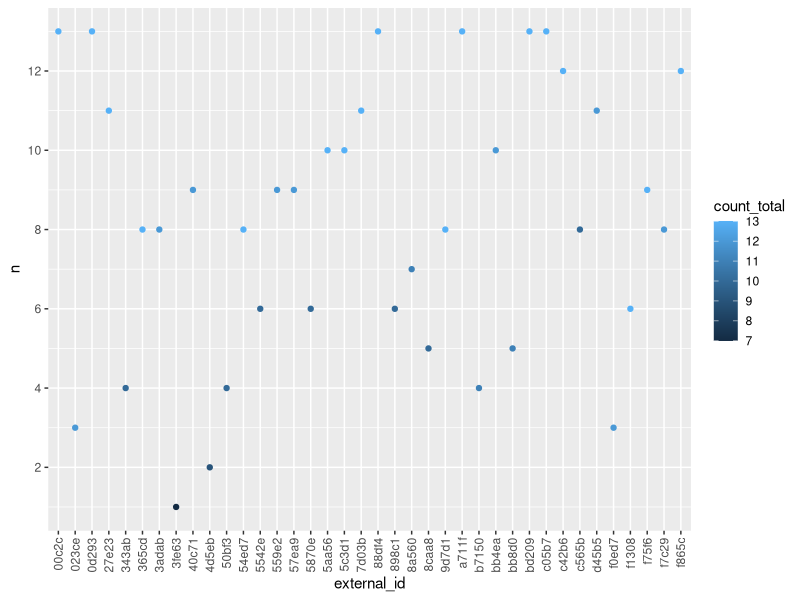
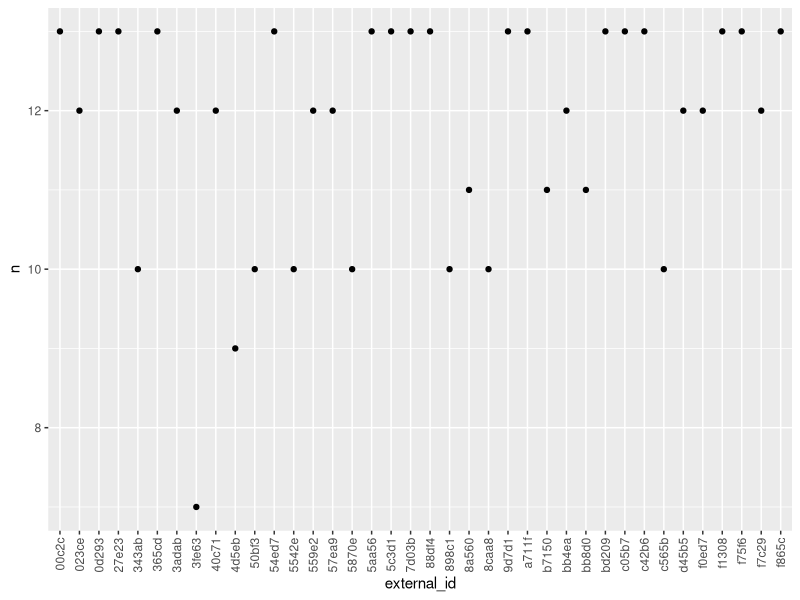
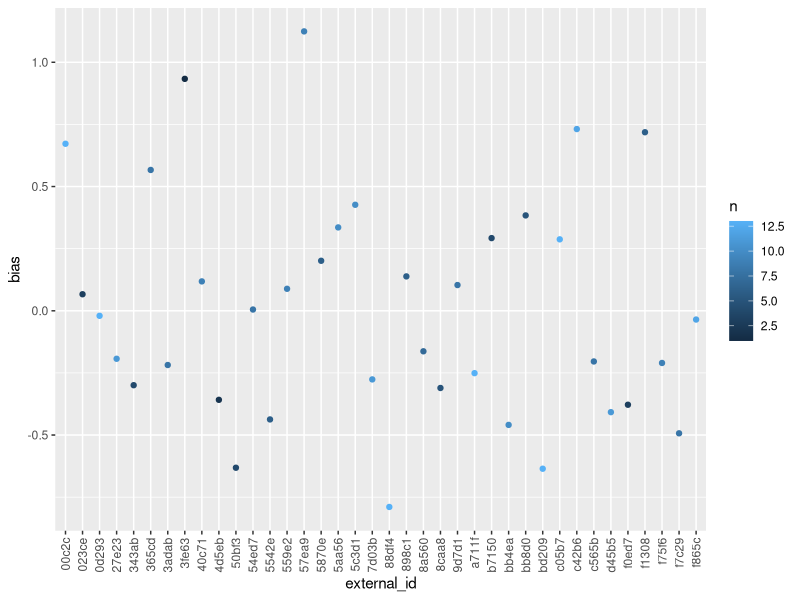
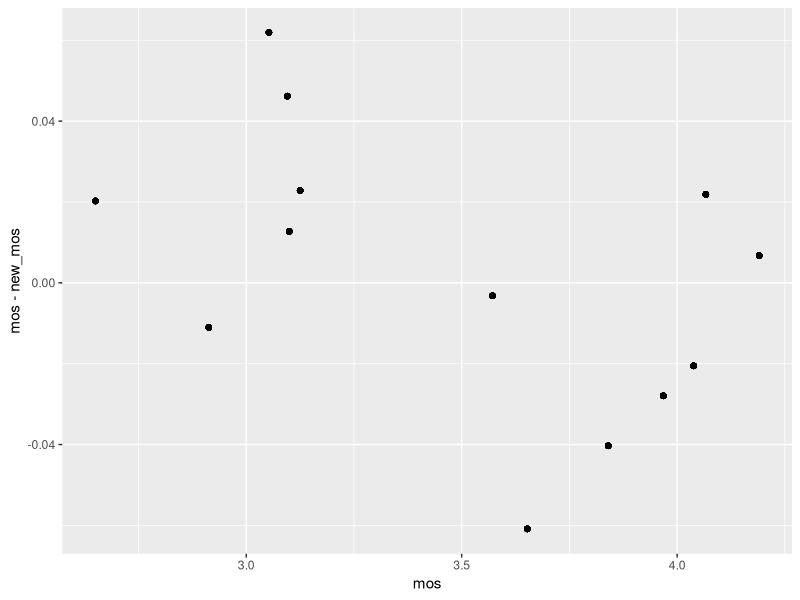
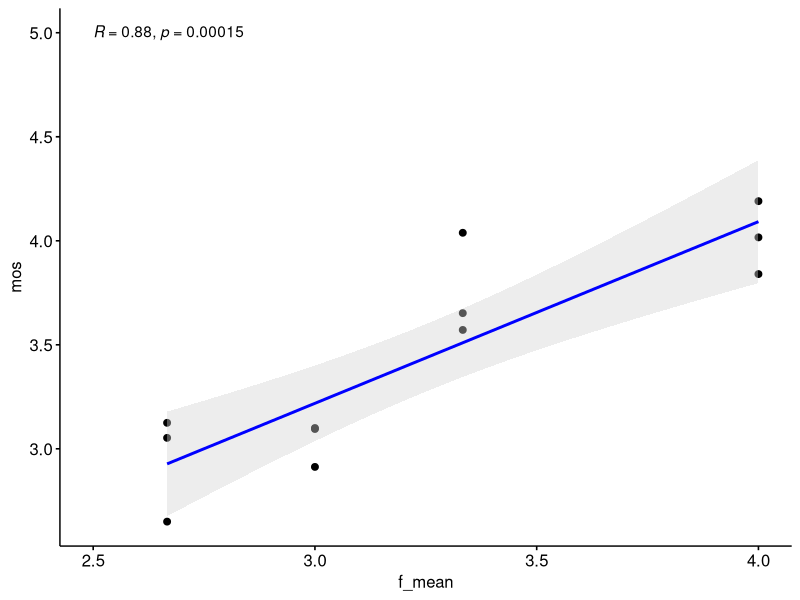
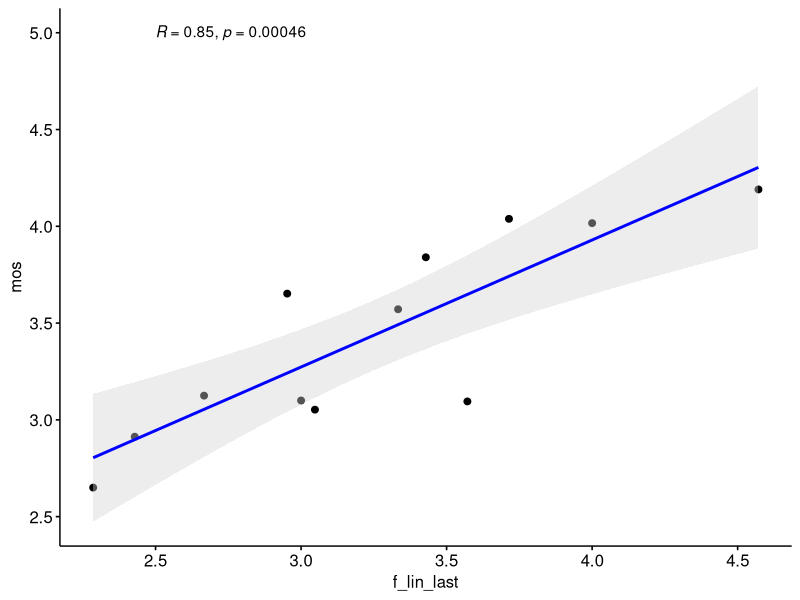
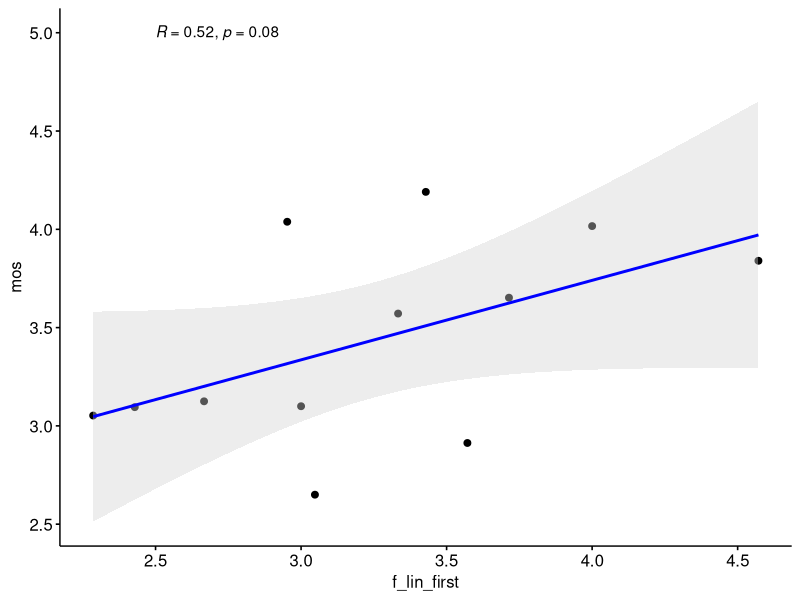
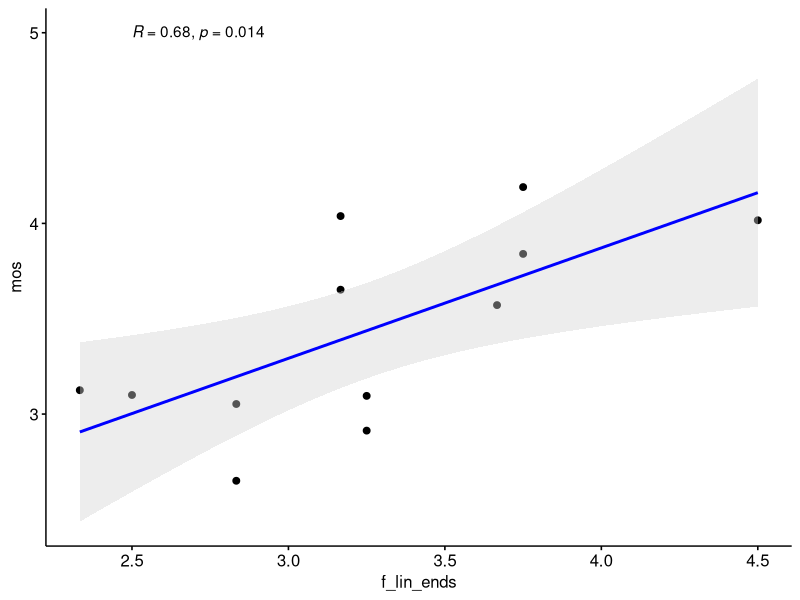

Reproduce these figures in R, in order.
## ---- chunk 1
knitr::opts_chunk$set(echo = TRUE)
library(tidyverse)
library(ggpubr)
## ---- chunk 2
data_by_weeks <- read_csv("phase4_current_results.csv", col_types = "ffnnnnnnnnnnncc")


## ---- chunk 3

data_by_weeks %>%
  group_by(external_id) %>%
  dplyr::summarise(n = sum(n == 7), count_total = n()) %>%
  ggplot(aes(external_id, n, color = count_total)) + geom_point() + 
    theme(axis.text.x = element_text(angle = 90, vjust = 0.5, hjust=1)) + 
    scale_y_continuous(breaks = seq(0, 20, 2)) 

data_by_weeks %>%
  group_by(external_id) %>%
  dplyr::summarise(n = sum(n >= 3)) %>%
  ggplot(aes(external_id, n)) + geom_point() + 
    theme(axis.text.x = element_text(angle = 90, vjust = 0.5, hjust=1)) + 
    scale_y_continuous(breaks = seq(0, 20, 2)) 

data_by_weeks %>%
  filter(n == 7) %>%
  group_by(week) %>%
  dplyr::mutate(mos = mean(q2)) %>%
  ungroup() %>%
  group_by(external_id) %>%
  dplyr::summarize(bias = mean(q2 - mos, na.rm = TRUE), n = n()) %>%
#  mutate(n = as.factor(n)) %>%
  ggplot(aes(external_id, bias, color = n)) + geom_point() + 
    theme(axis.text.x = element_text(angle = 90, vjust = 0.5, hjust=1))

tmp <- data_by_weeks %>%
  filter(n == 7) %>%
  group_by(week) %>%
  mutate(mos = mean(q2)) %>%
  ungroup() 


data_by_weeks %>%
  filter(n == 7) %>%
  group_by(week) %>%
  dplyr::mutate(mos = mean(q2)) %>%
  ungroup() %>%
  group_by(external_id) %>%
  dplyr::mutate(bias = mean(q2 - mos, na.rm = TRUE)) %>%
  ungroup() %>%
  dplyr::mutate(new_q2 = q2 - bias) %>%
  group_by(week, mos) %>%
  dplyr::mutate(new_mos = mean(new_q2)) %>%
  ggplot(aes(mos, mos - new_mos)) + geom_point()

data_with_bias <- data_by_weeks %>%
  filter(n == 7) %>%
  group_by(week) %>%
  dplyr::mutate(mos = mean(q2)) %>%
  ungroup() %>%
  group_by(external_id) %>%
  dplyr::mutate(bias = mean(q2 - mos, na.rm = TRUE)) %>%
  ungroup() %>%
  mutate(new_q2 = q2 - bias) %>%
  group_by(week, mos) %>%
  dplyr::mutate(new_mos = mean(new_q2))

## ---- chunk 4
f_mean <- function(x) {
  tmp <- x[,1]
  tmp[is.na(x[,1])] <- 0
  norm <- rep(1, nrow(x))
  norm[is.na(x[,1])] <- 0
  for (i in c(2:6)){
    tmp_norm <- rep(1, nrow(x))
    tmp_norm[is.na(x[,i])] <- 0
    norm <- norm + tmp_norm
    tmp_na <- x[,i]
    tmp_na[is.na(tmp_na)] <- 0
    tmp <- tmp + tmp_na
  }
  return(tmp / norm)
}

f_lin_last <- function(x) {
  norm <- rep(1, nrow(x))
  norm[is.na(x[,1])] <- 0
  tmp <- x[,1]
  tmp[is.na(x[,1])] <- 0
  tmp <- tmp * norm
  for (i in c(2:6)){
    tmp_norm <- rep(i, nrow(x))
    tmp_norm[is.na(x[,i])] <- 0
    norm <- norm + tmp_norm
    tmp_na <- x[,i]
    tmp_na[is.na(tmp_na)] <- 0
    tmp <- tmp + tmp_na * tmp_norm
  }
  return(tmp / norm)
}

f_lin_first <- function(x) {
  norm <- rep(6, nrow(x))
  norm[is.na(x[,1])] <- 0
  tmp <- x[,1]
  tmp[is.na(x[,1])] <- 0
  tmp <- tmp * norm
  for (i in c(2:6)){
    tmp_norm <- rep(7-i, nrow(x))
    tmp_norm[is.na(x[,i])] <- 0
    norm <- norm + tmp_norm
    tmp_na <- x[,i]
    tmp_na[is.na(tmp_na)] <- 0
    tmp <- tmp + tmp_na * tmp_norm
  }
  return(tmp / norm)
}

f_lin_ends <- function(x) {
  norm <- rep(3, nrow(x))
  norm[is.na(x[,1])] <- 0
  tmp <- x[,1]
  tmp[is.na(x[,1])] <- 0
  tmp <- tmp * norm
  for (i in c(2:6)){
    tmp_norm <- rep(ceiling(abs(3.5 - i)), nrow(x))
    tmp_norm[is.na(x[,i])] <- 0
    norm <- norm + tmp_norm
    tmp_na <- x[,i]
    tmp_na[is.na(tmp_na)] <- 0
    tmp <- tmp + tmp_na * tmp_norm
  }
  return(tmp / norm)
}

data_by_weeks$f_mean = f_mean(as.matrix(data_by_weeks[,c("mo", "tu", "we", "th", "fr", "sa")]))
data_by_weeks$f_lin_last = f_lin_last(as.matrix(data_by_weeks[,c("mo", "tu", "we", "th", "fr", "sa")]))
data_by_weeks$f_lin_first = f_lin_first(as.matrix(data_by_weeks[,c("mo", "tu", "we", "th", "fr", "sa")]))
data_by_weeks$f_lin_ends = f_lin_ends(as.matrix(data_by_weeks[,c("mo", "tu", "we", "th", "fr", "sa")]))

data_by_weeks$res_mean <- data_by_weeks$f_mean - data_by_weeks$q2
data_by_weeks$res_last <-data_by_weeks$f_lin_last - data_by_weeks$q2
data_by_weeks$res_first <-data_by_weeks$f_lin_first - data_by_weeks$q2
data_by_weeks$res_ends <-data_by_weeks$f_lin_ends - data_by_weeks$q2

data_by_weeks %>%
  filter(n == 7) %>%
  mutate(week_private = mo*10^5+tu*10^4+we*10^3+th*10^2+fr*10+sa) %>%
  group_by(week_private) %>%
  dplyr::summarize(mos = mean(q2), f_mean = mean(f_mean)) %>%
  ggscatter(x = "f_mean", y = "mos",
   add = "reg.line",  # Add regressin line
   add.params = list(color = "blue", fill = "lightgray"), # Customize reg. line
   conf.int = TRUE # Add confidence interval
   ) + 
    stat_cor(method = "pearson", label.x = 2.5, label.y = 5)
  
data_by_weeks %>%
  filter(n == 7) %>%
  mutate(week_private = mo*10^5+tu*10^4+we*10^3+th*10^2+fr*10+sa) %>%
  group_by(week_private) %>%
  dplyr::summarize(mos = mean(q2), f_lin_last = mean(f_lin_last)) %>%
  ggscatter(x = "f_lin_last", y = "mos",
   add = "reg.line",  # Add regressin line
   add.params = list(color = "blue", fill = "lightgray"), # Customize reg. line
   conf.int = TRUE # Add confidence interval
   ) + 
    stat_cor(method = "pearson", label.x = 2.5, label.y = 5)

data_by_weeks %>%
  filter(n == 7) %>%
  mutate(week_private = mo*10^5+tu*10^4+we*10^3+th*10^2+fr*10+sa) %>%
  group_by(week_private) %>%
  dplyr::summarize(mos = mean(q2), f_lin_first = mean(f_lin_first)) %>%
  ggscatter(x = "f_lin_first", y = "mos",
   add = "reg.line",  # Add regressin line
   add.params = list(color = "blue", fill = "lightgray"), # Customize reg. line
   conf.int = TRUE # Add confidence interval
   ) + 
    stat_cor(method = "pearson", label.x = 2.5, label.y = 5)

data_by_weeks %>%
  filter(n == 7) %>%
  mutate(week_private = mo*10^5+tu*10^4+we*10^3+th*10^2+fr*10+sa) %>%
  group_by(week_private) %>%
  dplyr::summarize(mos = mean(q2), f_lin_ends = mean(f_lin_ends)) %>%
  ggscatter(x = "f_lin_ends", y = "mos",
   add = "reg.line",  # Add regressin line
   add.params = list(color = "blue", fill = "lightgray"), # Customize reg. line
   conf.int = TRUE # Add confidence interval
   ) + 
    stat_cor(method = "pearson", label.x = 2.5, label.y = 5)

data_by_weeks %>%
  select(-q4) %>%
  replace(is.na(.), 0) %>%
  mutate(week_private = mo*10^5+tu*10^4+we*10^3+th*10^2+fr*10+sa) %>%
  group_by(week_private) %>%
  dplyr::summarize(mos = mean(q2), f_mean = mean(f_mean), n = n()) %>%
  ggscatter(x = "f_mean", y = "mos",
   add = "reg.line",  # Add regressin line
   add.params = list(color = "blue", fill = "lightgray"), # Customize reg. line
   conf.int = TRUE # Add confidence interval
   ) + 
    stat_cor(method = "pearson", label.x = 2.5, label.y = 5)

data_by_weeks %>%
  select(-q4) %>%
  replace(is.na(.), 0) %>%
  mutate(week_private = mo*10^5+tu*10^4+we*10^3+th*10^2+fr*10+sa) %>%
  group_by(week_private) %>%
  dplyr::summarize(mos = mean(q2), f_lin_last = mean(f_lin_last), n = n()) %>%
  ggscatter(x = "f_lin_last", y = "mos",
   add = "reg.line",  # Add regressin line
   add.params = list(color = "blue", fill = "lightgray"), # Customize reg. line
   conf.int = TRUE # Add confidence interval
   ) + 
    stat_cor(method = "pearson", label.x = 2.5, label.y = 5)

data_by_weeks %>%
  select(-q4) %>%
  replace(is.na(.), 0) %>%
  mutate(week_private = mo*10^5+tu*10^4+we*10^3+th*10^2+fr*10+sa) %>%
  group_by(week_private) %>%
  dplyr::summarize(mos = mean(q2), f_lin_first = mean(f_lin_first), n = n()) %>%
  ggscatter(x = "f_lin_first", y = "mos",
   add = "reg.line",  # Add regressin line
   add.params = list(color = "blue", fill = "lightgray"), # Customize reg. line
   conf.int = TRUE # Add confidence interval
   ) + 
    stat_cor(method = "pearson", label.x = 2.5, label.y = 5)

data_by_weeks %>%
  select(-q4) %>%
  replace(is.na(.), 0) %>%
  mutate(week_private = mo*10^5+tu*10^4+we*10^3+th*10^2+fr*10+sa) %>%
  group_by(week_private) %>%
  dplyr::summarize(mos = mean(q2), f_lin_ends = mean(f_lin_ends), n = n()) %>%
  ggscatter(x = "f_lin_ends", y = "mos",
   add = "reg.line",  # Add regressin line
   add.params = list(color = "blue", fill = "lightgray"), # Customize reg. line
   conf.int = TRUE # Add confidence interval
   ) + 
    stat_cor(method = "pearson", label.x = 2.5, label.y = 5)

#and taking into account number of votes


data_by_weeks %>%
  select(-q4) %>%
  replace(is.na(.), 0) %>%
  mutate(week_private = mo*10^5+tu*10^4+we*10^3+th*10^2+fr*10+sa) %>%
  group_by(week_private) %>%
  dplyr::summarize(mos = mean(q2), f_mean = mean(f_mean), n = n(), week_private = week_private) %>%
  ggscatter(x = "f_mean", y = "mos",
   add = "reg.line",  # Add regressin line
   add.params = list(color = "blue", fill = "lightgray"), # Customize reg. line
   conf.int = TRUE # Add confidence interval
   ) + 
    stat_cor(method = "pearson", label.x = 2.5, label.y = 5)

data_by_weeks %>%
  select(-q4) %>%
  replace(is.na(.), 0) %>%
  mutate(week_private = mo*10^5+tu*10^4+we*10^3+th*10^2+fr*10+sa) %>%
  group_by(week_private) %>%
  dplyr::summarize(mos = mean(q2), f_lin_last = mean(f_lin_last), n = n(), week_private = week_private) %>%
  ggscatter(x = "f_lin_last", y = "mos",
   add = "reg.line",  # Add regressin line
   add.params = list(color = "blue", fill = "lightgray"), # Customize reg. line
   conf.int = TRUE # Add confidence interval
   ) + 
    stat_cor(method = "pearson", label.x = 2.5, label.y = 5)

data_by_weeks %>%
  select(-q4) %>%
  replace(is.na(.), 0) %>%
  mutate(week_private = mo*10^5+tu*10^4+we*10^3+th*10^2+fr*10+sa) %>%
  group_by(week_private) %>%
  dplyr::summarize(mos = mean(q2), f_lin_first = mean(f_lin_first), n = n(), week_private = week_private) %>%
  ggscatter(x = "f_lin_first", y = "mos",
   add = "reg.line",  # Add regressin line
   add.params = list(color = "blue", fill = "lightgray"), # Customize reg. line
   conf.int = TRUE # Add confidence interval
   ) + 
    stat_cor(method = "pearson", label.x = 2.5, label.y = 5)

data_by_weeks %>%
  select(-q4) %>%
  replace(is.na(.), 0) %>%
  mutate(week_private = mo*10^5+tu*10^4+we*10^3+th*10^2+fr*10+sa) %>%
  group_by(week_private) %>%
  dplyr::summarize(mos = mean(q2), f_lin_ends = mean(f_lin_ends), n = n(), week_private = week_private) %>%
  ggscatter(x = "f_lin_ends", y = "mos",
   add = "reg.line",  # Add regressin line
   add.params = list(color = "blue", fill = "lightgray"), # Customize reg. line
   conf.int = TRUE # Add confidence interval
   ) + 
    stat_cor(method = "pearson", label.x = 2.5, label.y = 5)



